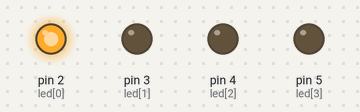
This sketch was run on a simulated Arduino Uno, built with avr-gcc and run on an emulated ATmega328P. On the bench: output pins drawn as LEDs (lit = HIGH).

Above: at 0.5 s.
At 2.5 s:
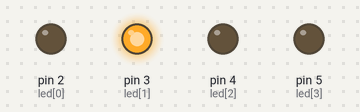
At 4.5 s:
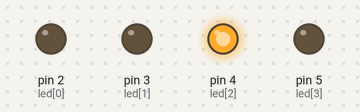
At 6.5 s:
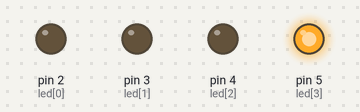
At 9.5 s:
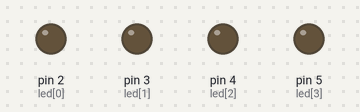
Timing chart, 0 to 10.4 s (numbered marks = the images above):
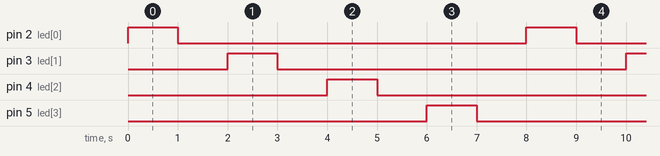

Measured:
- by itself, pin 2 (led[0]), pin 3 (led[1]), pin 4 (led[2]), pin 5 (led[3]): alternates HIGH for 1.0 s and LOW for 7.0 s
- by itself, everything shown: repeats every 8.0 s, in 8 steps

The sketch:

fourLedBlink.ino
```cpp
int led[4]={2,3,4,5};

void setup()
{
  for(int i=0 ; i<4 ; i++)
  {
    pinMode(led[i], OUTPUT);
  }

}

void loop()
{

  for(int k=0 ; k<4 ; k++)
  {
    digitalWrite(led[k], HIGH);
    delay(1000);

    digitalWrite(led[k], LOW);
    delay(1000);
  }

}
```
